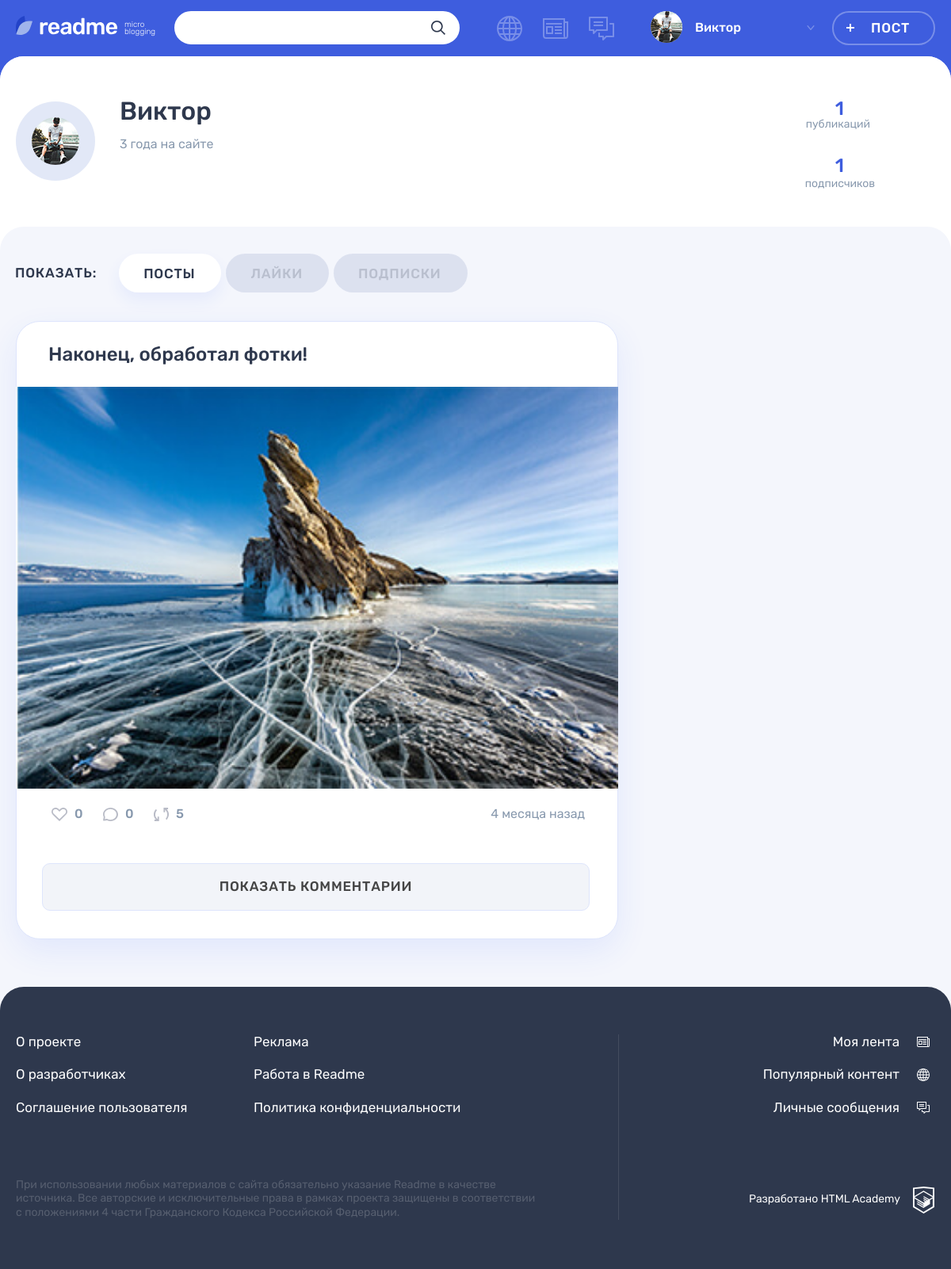
The page /profile.php?author_id=2 (signed in) on the database its author committed.
### tables this page shows
CREATE TABLE users
(
  id            INT AUTO_INCREMENT PRIMARY KEY,
  registered_at DATETIME            NOT NULL,
  email         VARCHAR(320) UNIQUE NOT NULL,
  login         VARCHAR(128) UNIQUE NOT NULL,
  password      VARCHAR(1000)       NOT NULL,
  avatar_path   VARCHAR(125)
);

CREATE TABLE posts
(
  id          INT AUTO_INCREMENT PRIMARY KEY,
  created_at  DATETIME     NOT NULL,
  title       VARCHAR(200) NOT NULL,
  content     VARCHAR(1000),
  author      VARCHAR(128),
  picture_url VARCHAR(1000),
  video_url   VARCHAR(1000),
  website     VARCHAR(1000),
  preview     VARCHAR(1000),
  views_count INT UNSIGNED DEFAULT 0,
  user_id     INT          NOT NULL,
  type_id     INT          NOT NULL,
  FOREIGN KEY (user_id) REFERENCES users (id),
  FOREIGN KEY (type_id) REFERENCES content_types (id)
);

### templates/parts/profile/posts.php (the view, shortened to what the rows shown need)
<section class="profile__posts tabs__content tabs__content--active">
    <?php foreach ($content as $post): ?>
        <article class="profile__post post <?= htmlspecialchars($post["type"]) ?>">
            <header class="post__header">
                <a href="/post.php?post_id=<?= htmlspecialchars($post["id"]) ?>">
                    <h2><?= $post["title"] ?></h2>
                </a>
            </header>
            <?php
                $template_post = include_template("/parts/post/" . $post["type"] . ".php", [
                    "id" => $post["id"],
                    "title" => $post["title"],
                    "content" => $post["contain"],
                    "author" => $post["author"],
                    "is_details" => false,
                    "show_title" => false,
                    "is_video_control" => false,
                ]);
                print($template_post);
            ?>
            <footer class="post__footer">
                <div class="post__indicators">
                    <?php
                        $template_indicators = include_template("/parts/post/indicators.php", [
                            "post" => $post,
                        ]);
                        print($template_indicators);
                    ?>
                    <time class="post__time" datetime="<?= htmlspecialchars($post["created_date"]) ?>"><?= htmlspecialchars($post["time_ago"]) ?></time>
                </div>
            </footer>
            <div class="comments">
                <a class="comments__button button" href="/post.php?post_id=<?= htmlspecialchars($post["id"]) ?>">Показать комментарии</a>
            </div>
        </article>
    <?php endforeach; ?>
</section>

### templates/parts/post/post-photo.php (shortened to what the rows shown need)
<div class="post__main">
    <div class="post-photo__image-wrapper <?= $is_details ? "post-details__image-wrapper" : "" ?>">
        <img src="<?= htmlspecialchars($content) ?>" alt="<?= htmlspecialchars($title) ?>" width="760" height="507">
    </div>
</div>

### templates/parts/post/indicators.php (shortened to what the rows shown need)
<div class="post__buttons">
    <a class="post__indicator post__indicator--likes <?= $post["is_liked"] ? "post__indicator--likes-active" : "" ?> button"
       href="/like.php?author_id=<?= htmlspecialchars($post["user_id"]) ?>&post_id=<?= htmlspecialchars(
           $post["id"]
       ) ?>" title="Лайк">
        <svg class="post__indicator-icon" width="20" height="17">
            <use xlink:href="#icon-heart"></use>
        </svg>
        <span><?= htmlspecialchars($post["likes_count"]) ?></span>
    </a>
    <a class="post__indicator post__indicator--comments button" href="/post.php?post_id=<?= htmlspecialchars($post["id"]) ?>"
       title="Комментарии">
        <svg class="post__indicator-icon" width="19" height="17">
            <use xlink:href="#icon-comment"></use>
        </svg>
        <span><?= htmlspecialchars($post["comments_count"]) ?></span>
    </a>
    <a class="post__indicator post__indicator--repost button" href="#" title="Репост">
        <svg class="post__indicator-icon" width="19" height="17">
            <use xlink:href="#icon-repost"></use>
        </svg>
        <span>5</span>
    </a>
</div>

### templates/profile.php (shortened to what the rows shown need)
<div class="profile profile--default">
    <div class="profile__user-wrapper">
        <div class="profile__user user container">
            <div class="profile__user-info user__info">
                <div class="profile__avatar user__avatar">
                    <img class="profile__picture user__picture" src="<?= htmlspecialchars($author["avatar"]) ?>" alt="Аватар пользователя">
                </div>
                <div class="profile__name-wrapper user__name-wrapper">
                    <span class="profile__name user__name"><?= htmlspecialchars($author["user_name"]) ?></span>
                    <time class="profile__user-time user__time" datetime="<?= htmlspecialchars($author["date_title"]) ?>"><?= htmlspecialchars($author["time_ago"]) ?></time>
                </div>
            </div>
        </div>
    </div>
    <div class="profile__tabs-wrapper tabs">
        <div class="container">
            <div class="profile__tab-content">
                <?php print($tab_content) ?>
            </div>
        </div>
    </div>
</div>

### templates/layout.php (shortened to what the rows shown need)
<!DOCTYPE html>
<html lang="ru">
<head>
    <link rel="stylesheet" href="css/main.css">
</head>
<body class="page">
<header class="header">
    <div class="header__wrapper container">
        <div class="header__nav-wrapper">
            <nav class="header__nav">
                <ul class="header__user-nav">
                    <li class="header__profile">
                        <a class="header__profile-link" href="#">
                            <div class="header__avatar-wrapper">
                                <img class="header__profile-avatar" src="<?= htmlspecialchars($user["avatar"]) ?>"
                                     alt="Аватар профиля">
                            </div>
                            <div class="header__profile-name">
                                <span>
                                    <?= htmlspecialchars($user["user_name"]) ?>
                                </span>
                                <svg class="header__link-arrow" width="10" height="6">
                                    <use xlink:href="#icon-arrow-right-ad"></use>
                                </svg>
                            </div>
                        </a>
                    </li>
                </ul>
            </nav>
        </div>
    </div>
</header>
<section class="page__main <?= $template_class ?>">
    <?= $template ?>
</section>
</body>
</html>

### rows shown on the page
users: avatar_path (picture), login "Виктор"
posts: title "Наконец, обработал фотки!", content (picture), likes_count "0", comments_count "0", time_ago "4 месяца назад"

### other values the page prints
$author["time_ago"] "3 года на сайте"
$posts_count "1"
$subscribers_count "1"
